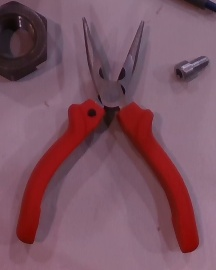
//> input picture bag_images/All.jpg, 216 x 270 px
$ ./template_match_cpp bag_images/All.jpg bag_images/Plyer.jpg   (built with g++ and OpenCV 4)
//> lines starting //> are read from the running program, lines starting //| are printed output that depends on the picture; after the words box and inside, x2 and y2 are one past the last pixel; in counts of white or black regions, pixels touching at a corner belong together
#include "opencv2/imgcodecs.hpp"
#include "opencv2/highgui.hpp"
#include "opencv2/imgproc.hpp"
#include <iostream>
using namespace std;
using namespace cv;
bool use_mask;
Mat img; Mat templ; Mat mask; Mat result;
const char* image_window = "Source Image";
const char* result_window = "Result window";
int match_method;
int max_Trackbar = 5;
int match(string , string );
void MatchingMethod( int, void* );
int main( int argc, char** argv )
{
  if (argc < 3)
  {
    cout << "Not enough parameters" << endl;
    cout << "Usage:\n./MatchTemplate_Demo <image_name> <template_name> [<mask_name>]" << endl;
    return -1;
  }
  img = imread( argv[1], IMREAD_COLOR );
//> img is the input picture: 270 rows x 216 cols, CV_8UC3; mean B, G, R 97.7, 83.3, 123.4
  templ = imread( argv[2], IMREAD_COLOR );
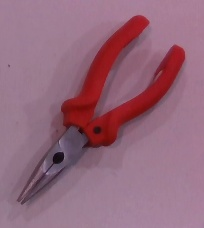
//> input picture bag_images/Plyer.jpg, 204 x 228 px
//> templ is the input picture: 228 rows x 204 cols, CV_8UC3; mean B, G, R 123.4, 104.5, 148
  if(argc > 3) {
    use_mask = true;
    mask = imread( argv[3], IMREAD_COLOR );
  }
  if(img.empty() || templ.empty() || (use_mask && mask.empty()))
  {
    cout << "Can't read one of the images" << endl;
    return -1;
  }
  namedWindow( image_window, WINDOW_AUTOSIZE );
  namedWindow( result_window, WINDOW_AUTOSIZE );
//  const char* trackbar_label = "Method: \n 0: SQDIFF \n 1: SQDIFF NORMED \n 2: TM CCORR \n 3: TM CCORR NORMED \n 4: TM COEFF \n 5: TM COEFF NORMED";
//  createTrackbar( trackbar_label, image_window, &match_method, max_Trackbar, MatchingMethod );
  MatchingMethod( 0, 0 );

  waitKey(0);
  return 0;
}
void MatchingMethod( int, void* )
{
  Mat img_display;
  img.copyTo( img_display );
  int result_cols =  img.cols - templ.cols + 1;
//> result_cols = 13
  int result_rows = img.rows - templ.rows + 1;
//> result_rows = 43
  result.create( result_rows, result_cols, CV_32FC1 );
  bool method_accepts_mask = (TM_SQDIFF == match_method || match_method == TM_CCORR_NORMED);
  if (use_mask && method_accepts_mask)
    { matchTemplate( img, templ, result, match_method, mask); }
  else
    { matchTemplate( img, templ, result, match_method);
     }
  normalize( result, result, 0, 1, NORM_MINMAX, -1, Mat() );
  double minVal; double maxVal; Point minLoc; Point maxLoc;
  Point matchLoc;
  minMaxLoc( result, &minVal, &maxVal, &minLoc, &maxLoc, Mat() );
//> minVal = 0; maxVal = 1; minLoc = Point(12, 8); maxLoc = Point(0, 0)
  if( match_method  == TM_SQDIFF || match_method == TM_SQDIFF_NORMED )
    { matchLoc = minLoc; }
//> matchLoc = Point(12, 8)
  else
    { matchLoc = maxLoc; }
  cout<<"Match method\n"<<match_method;
//| Match method
//| 0
  rectangle( img_display, matchLoc, Point( matchLoc.x + templ.cols , matchLoc.y + templ.rows ), Scalar::all(0), 5, 8, 0 );
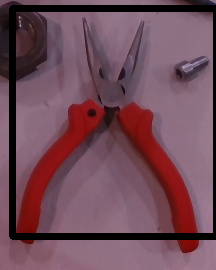
//> img_display: 270 rows x 216 cols, CV_8UC3; 8.74% of pixels changed, all inside (x1, y1, x2, y2) = (9, 5, 216, 240)

  rectangle( result, matchLoc, Point( matchLoc.x + templ.cols , matchLoc.y + templ.rows ), Scalar::all(0), 5, 8, 0 );
  cout<<"MatchLocation\n"<<matchLoc;
//| MatchLocation
//| [12, 8]
  imshow( image_window, img_display );
  imshow( result_window, result );

  return;
}
//https://docs.opencv.org/3.4/de/da9/tutorial_template_matching.html
// Run - ./template_match_cpp bag_images/All.jpg bag_images/Plyer.jpg
// Run - ./filename Imagename Templatename
